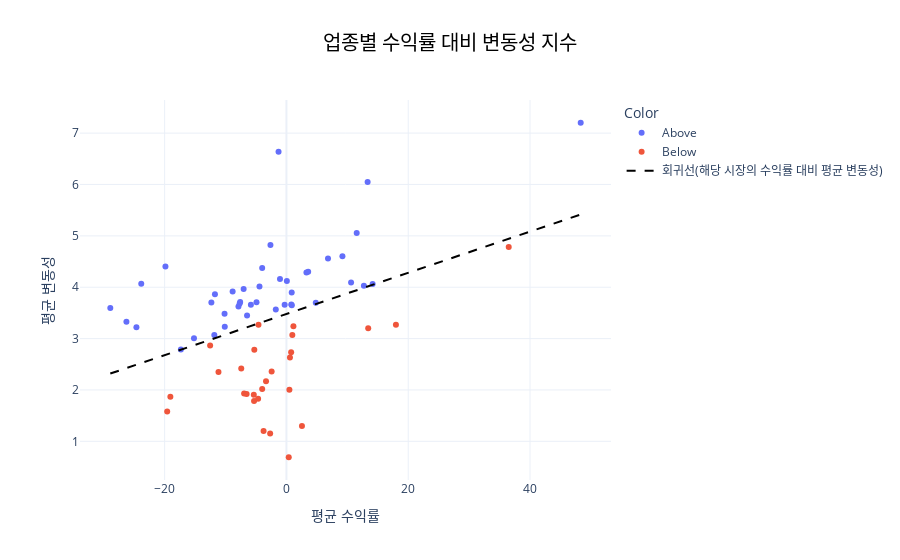

The code cell stored with this chart in its notebook:
### Code cell
analyze_sector_return_volatility('KOSDAQ')

### Figure 1 — Plotly figure (JSON) as saved in the notebook; plotly's stock layout.template omitted (floating-point values rounded to 4 significant figures)
{"data": [{"customdata": [["자동차"], ["석유와가스"], ["전기제품"], ["전기유틸리티"], ["인터넷과카탈로그소매"], ["가스유틸리티"], ["레저용장비와제품"], ["반도체와반도체장비"], ["화학"], ["광고"], ["전자장비와기기"], ["디스플레이장비및부품"], ["생명과학도구및서비스"], ["건강관리장비와용품"], ["판매업체"], ["전기장비"], ["우주항공과국방"], ["건축제품"], ["핸드셋"], ["방송과엔터테인먼트"], ["건강관리업체및서비스"], ["생물공학"], ["제약"], ["교육서비스"], ["화장품"], ["기계"], ["가정용기기와용품"], ["에너지장비및서비스"], ["자동차부품"], ["소프트웨어"], ["IT서비스"], ["건설"], ["양방향미디어와서비스"], ["건축자재"], ["건강관리기술"], ["출판"], ["통신장비"], ["게임엔터테인먼트"], ["조선"], ["식품"], ["컴퓨터와주변기기"], ["비철금속"]], "hovertemplate": "Color=Above<br>평균 수익률=%{x}<br>평균 변동성=%{y}<br>Sector=%{customdata[0]}<extra></extra>", "legendgroup": "Above", "marker": {"color": "#636efa", "symbol": "circle"}, "mode": "markers", "name": "Above", "orientation": "v", "showlegend": true, "type": "scatter", "x": [-28.92, -26.28, -24.63, -23.84, -19.87, -17.33, -15.18, -12.33, -11.84, -11.74, -10.16, -10.12, -8.834, -7.875, -7.68, -7.598, -7.027, -6.467, -5.836, -4.916, -4.426, -3.982, -2.624, -1.746, -1.296, -1.058, -0.2927, 0.06933, 0.7991, 0.8681, 0.883, 3.286, 3.571, 4.821, 6.828, 9.196, 10.62, 11.54, 12.72, 13.33, 14.16, 48.32], "xaxis": "x", "y": [3.593, 3.327, 3.219, 4.07, 4.405, 2.79, 3.008, 3.703, 3.068, 3.862, 3.481, 3.233, 3.918, 3.626, 3.681, 3.714, 3.966, 3.45, 3.658, 3.709, 4.013, 4.374, 4.822, 3.568, 6.637, 4.162, 3.659, 4.119, 3.666, 3.897, 3.651, 4.288, 4.299, 3.697, 4.558, 4.602, 4.091, 5.053, 4.027, 6.047, 4.064, 7.202], "yaxis": "y"}, {"customdata": [["다각화된통신서비스"], ["복합기업"], ["전자제품"], ["은행"], ["음료"], ["백화점과일반상점"], ["무선통신서비스"], ["포장재"], ["종이와목재"], ["철강"], ["증권"], ["섬유,의류,신발,호화품"], ["해운사"], ["다각화된소비자서비스"], ["가정용품"], ["창업투자"], ["기타금융"], ["디스플레이패널"], ["전문소매"], ["상업서비스와공급품"], ["가구"], ["호텔,레스토랑,레저"], ["식품과기본식료품소매"], ["도로와철도운송"], ["손해보험"], ["운송인프라"], ["항공화물운송과물류"]], "hovertemplate": "Color=Below<br>평균 수익률=%{x}<br>평균 변동성=%{y}<br>Sector=%{customdata[0]}<extra></extra>", "legendgroup": "Below", "marker": {"color": "#EF553B", "symbol": "circle"}, "mode": "markers", "name": "Below", "orientation": "v", "showlegend": true, "type": "scatter", "x": [-19.58, -19.06, -12.53, -11.16, -7.417, -6.95, -6.54, -5.358, -5.315, -5.272, -4.652, -4.587, -3.98, -3.75, -3.35, -2.673, -2.428, 0.38, 0.4875, 0.581, 0.776, 0.9711, 1.148, 2.55, 13.43, 17.98, 36.5], "xaxis": "x", "y": [1.58, 1.87, 2.867, 2.35, 2.42, 1.93, 1.92, 1.908, 1.785, 2.782, 1.83, 3.272, 2.02, 1.2, 2.17, 1.154, 2.357, 0.69, 2.005, 2.633, 2.734, 3.07, 3.24, 1.3, 3.2, 3.27, 4.785], "yaxis": "y"}, {"line": {"color": "black", "dash": "dash"}, "mode": "lines", "name": "회귀선(해당 시장의 수익률 대비 평균 변동성)", "type": "scatter", "x": [-28.92, -26.28, -24.63, -23.84, -19.87, -19.58, -19.06, -17.33, -15.18, -12.53, -12.33, -11.84, -11.74, -11.16, -10.16, -10.12, -8.834, -7.875, -7.68, -7.598, -7.417, -7.027, -6.95, -6.54, -6.467, -5.836, -5.358, -5.315, -5.272, -4.916, -4.652, -4.587, -4.426, -3.982, -3.98, -3.75, -3.35, -2.673, -2.624, -2.428, -1.746, -1.296, -1.058, -0.2927, 0.06933, 0.38, 0.4875, 0.581, 0.776, 0.7991, 0.8681, 0.883, 0.9711, 1.148, 2.55, 3.286, 3.571, 4.821, 6.828, 9.196, 10.62, 11.54, 12.72, 13.33, 13.43, 14.16, 17.98, 36.5, 48.32], "y": [2.319, 2.425, 2.491, 2.523, 2.682, 2.694, 2.715, 2.784, 2.87, 2.976, 2.985, 3.004, 3.008, 3.031, 3.071, 3.073, 3.125, 3.163, 3.171, 3.174, 3.182, 3.197, 3.2, 3.217, 3.22, 3.245, 3.264, 3.266, 3.268, 3.282, 3.292, 3.295, 3.301, 3.319, 3.319, 3.329, 3.345, 3.372, 3.374, 3.382, 3.409, 3.427, 3.437, 3.467, 3.482, 3.494, 3.499, 3.502, 3.51, 3.511, 3.514, 3.514, 3.518, 3.525, 3.581, 3.611, 3.622, 3.672, 3.753, 3.848, 3.905, 3.942, 3.989, 4.014, 4.018, 4.047, 4.2, 4.943, 5.417]}], "layout": {"legend": {"title": {"text": "Color"}, "tracegroupgap": 0}, "title": {"font": {"color": "black", "family": "Arial", "size": 20}, "text": "업종별 수익률 대비 변동성 지수", "x": 0.5}, "xaxis": {"anchor": "y", "domain": [0, 1], "title": {"text": "평균 수익률"}}, "yaxis": {"anchor": "x", "domain": [0, 1], "title": {"text": "평균 변동성"}}}}
